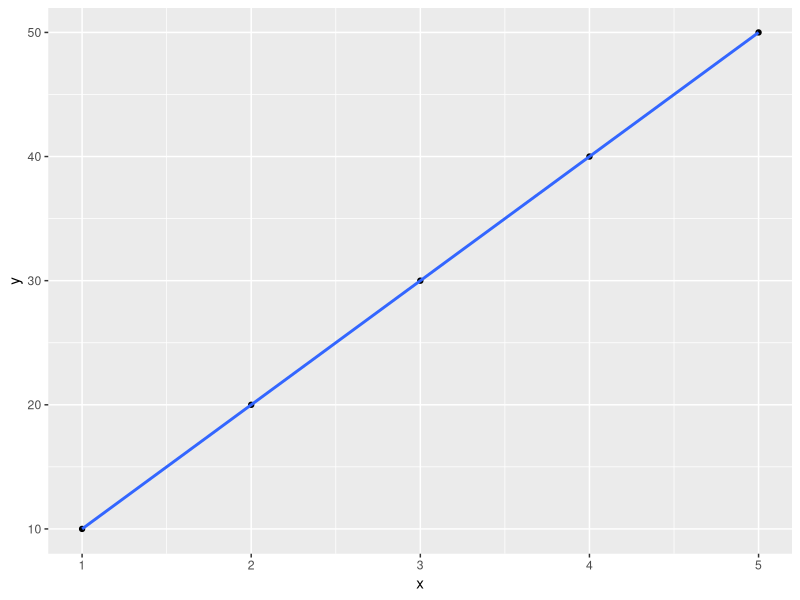

This figure's R source:
library(tidyverse)

df <- tibble::tribble(
        ~x,~y,
        1,10,
        2,20,
        3,30,
        4,40,
        5,50
)

ggplot2::ggplot(df, aes(x,y)) + 
        geom_point() +
        geom_smooth(method="lm")
